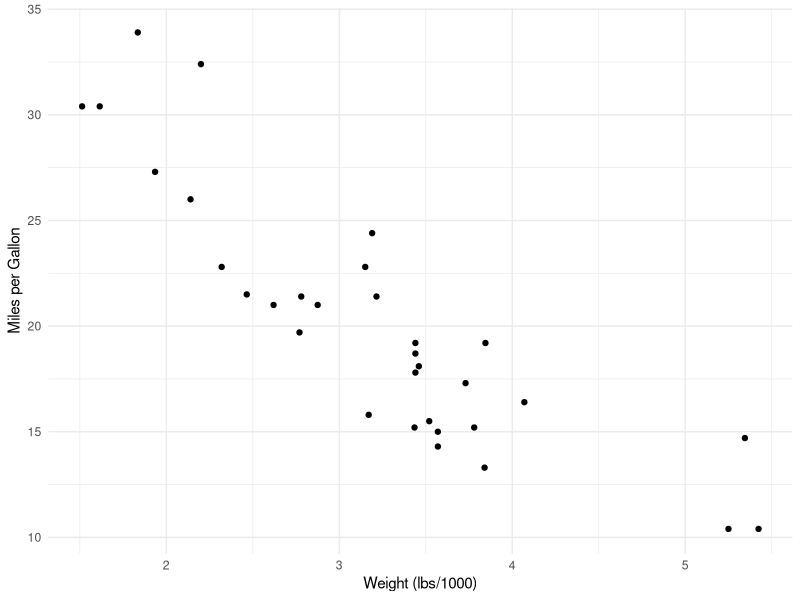
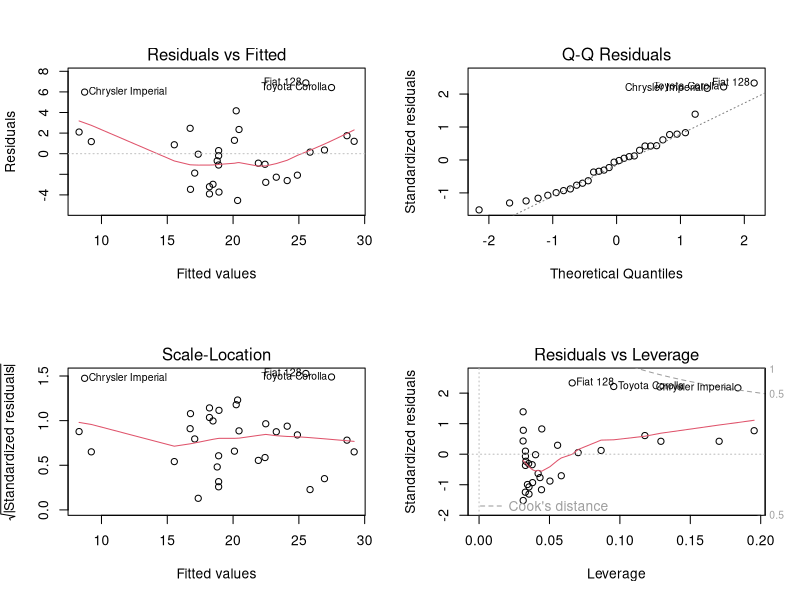
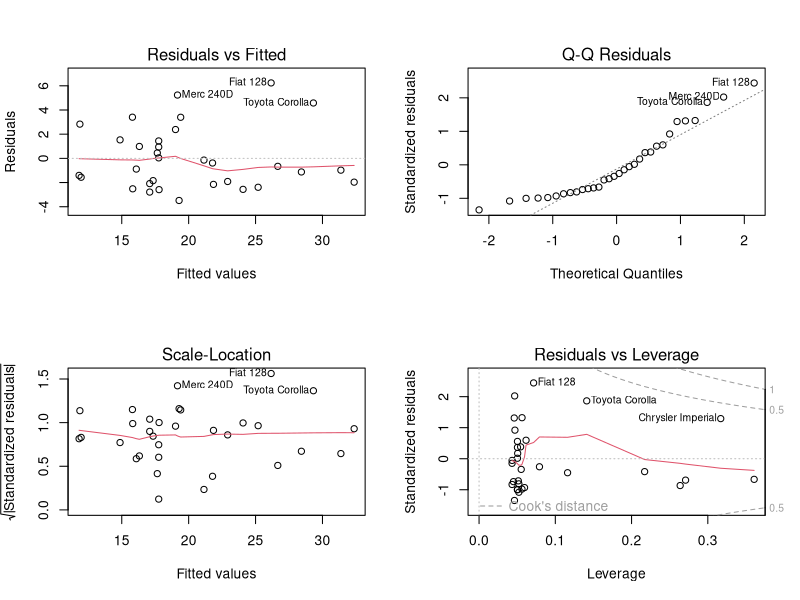
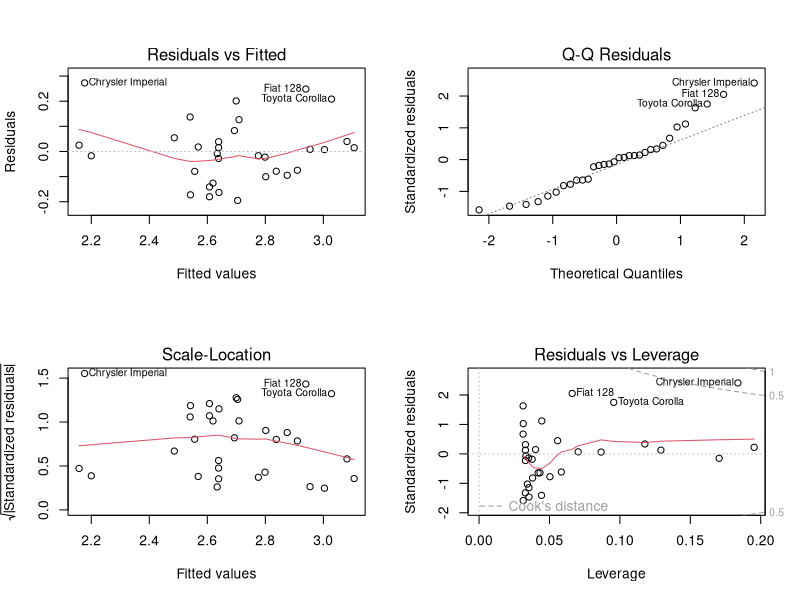
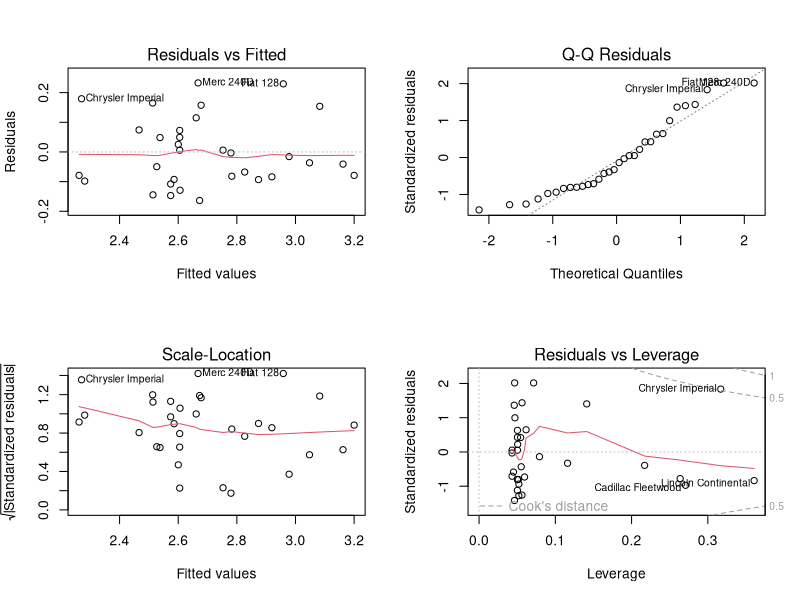
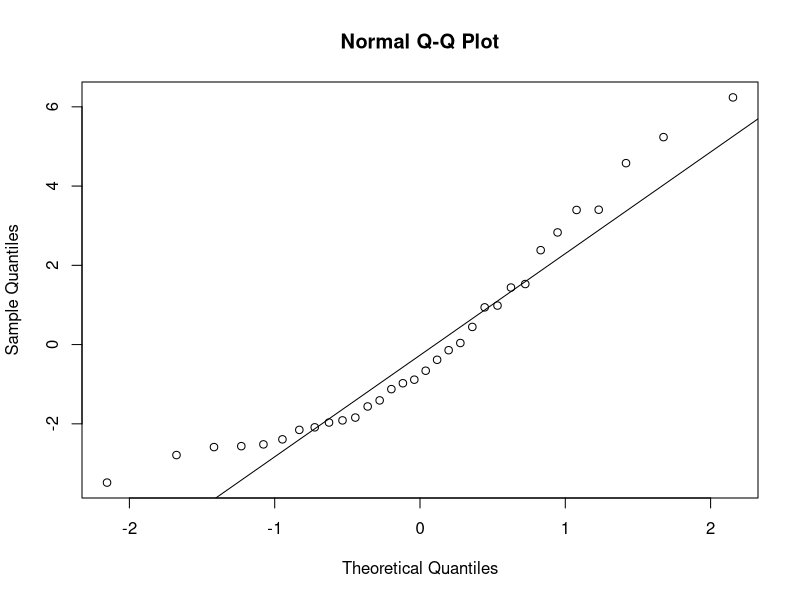
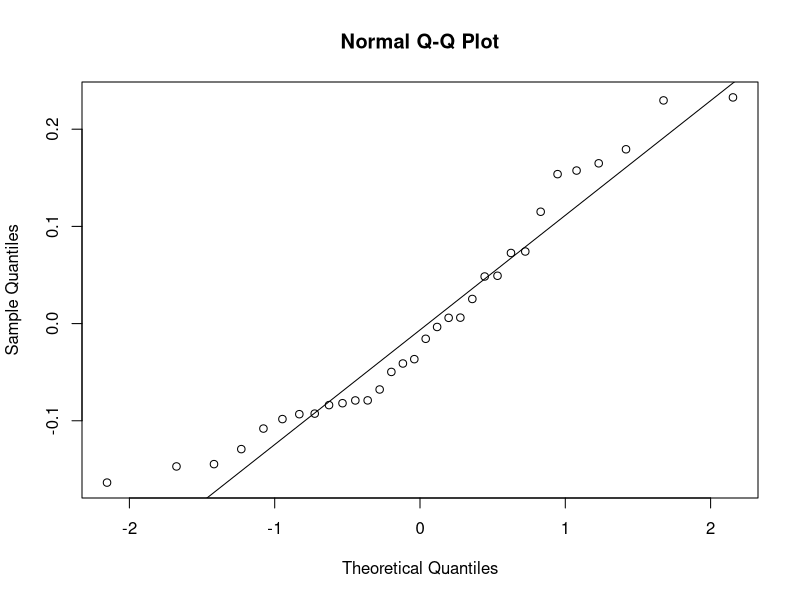
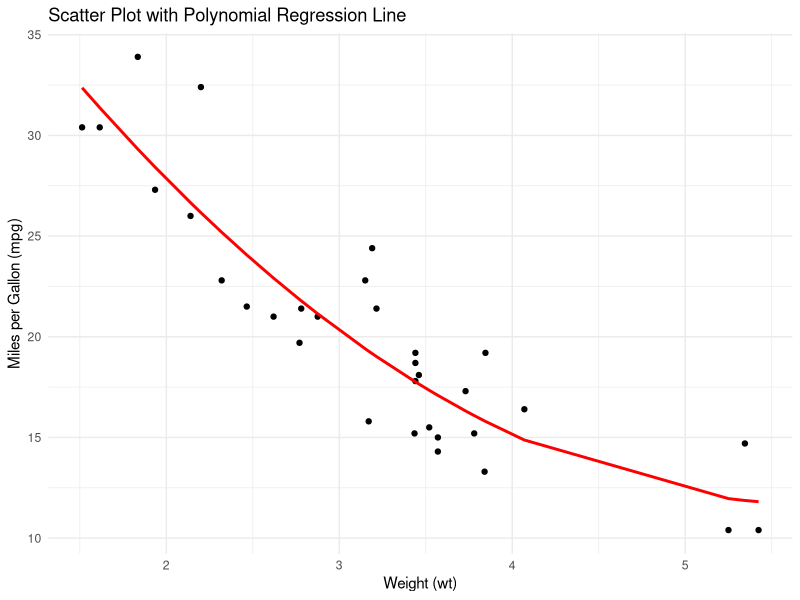

Here is the R script that generated these plots, in order:
## ---- chunk 1
# For data visualization purposes
# install.packages("ggplot2")
library(ggplot2)
## ---- chunk 2
# Load mtcars dataset
data(mtcars)
## ---- chunk 3
# Print the first few rows
head(mtcars)
## ---- chunk 4
# Scatter plot of mpg (dependent variable) vs. wt (independent variable)
ggplot(mtcars) +
  theme_minimal() +
  aes(x = wt, y = mpg) + 
  labs(x = "Weight (lbs/1000)", y = "Miles per Gallon") +
  geom_point()
## ---- chunk 5
# Function to fit and evaluate polynomial regression models
fit_poly_regression <- function(degree) { 
  #argument specifies the degree of the polynomial for the regression
  formula <- as.formula(paste("mpg ~ poly(wt, ", degree, ", raw = TRUE)")) 
  #paste concatenates the components into a single string eg:`mpg ~ poly(wt, 2)`
  #poly returns an orthogonal polynomials as default
  #(If `raw = TRUE` calculates raw polynomial instead of orthogonal polynomial)  
  #as.formula converts the constructed string into a formula object 
  lm(formula, data = mtcars) #fitting the model
}

# Fit polynomial regression models with degrees 1 to 2
model_1 <- fit_poly_regression(1)
model_2 <- fit_poly_regression(2)
## ---- chunk 6
par(mfrow = c(2, 2)) #sets graphical parameters
plot(model_1, which = c(1, 2, 3, 5))
plot(model_2, which = c(1, 2, 3, 5))
par(mfrow = c(1, 1))
## ---- chunk 7
#| echo: true
#| message: false
#| warning: false
#cube root transformation of response variable (mpg)
library(dplyr)
mtcars <- mtcars %>% mutate(mpg_cuberoot = mpg^(1/3))

#Running model after cube root transformation
fit_poly_regression_2 <- function(degree) { 
  #argument specifies the degree of the polynomial for the regression
  formula_2 <- as.formula(paste("mpg_cuberoot ~ poly(wt, ", degree, ", raw = TRUE)")) 
  #paste concatenates the components into a single string eg:`mpg ~ poly(wt, 2)`
  #poly returns an orthogonal polynomials as default
  #(If `raw = TRUE` calculates raw polynomial instead of orthogonal polynomial)  
  #as.formula converts the constructed string into a formula object 
  lm(formula_2, data = mtcars) #fitting the model
}

# Fit polynomial regression models with degrees 1 to 2
model_1_b <- fit_poly_regression_2(1)
model_2_b <- fit_poly_regression_2(2)
## ---- chunk 8
par(mfrow = c(2, 2)) #sets graphical parameters
plot(model_1_b, which = c(1, 2, 3, 5))
plot(model_2_b, which = c(1, 2, 3, 5))
par(mfrow = c(1, 1))
## ---- chunk 9

qqnorm(residuals(model_2))
qqline(residuals(model_2))


qqnorm(residuals(model_2_b))
qqline(residuals(model_2_b))
## ---- chunk 10
summary(model_2)
summary(model_2_b)
## ---- chunk 11
# Create a data frame with data points and predictions 
plot_data <- data.frame(
  wt = mtcars$wt,
  mpg = mtcars$mpg, 
  mpg_predicted = predict(model_2, newdata = mtcars)
)

# Scatter plot with the polynomial regression line
ggplot(plot_data) +
  theme_minimal() + 
  aes(x = wt, y = mpg) + 
  labs(
    title = "Scatter Plot with Polynomial Regression Line",
    x = "Weight (wt)",
    y = "Miles per Gallon (mpg)"
  ) +
  geom_point() +
  geom_line(aes(y = mpg_predicted), color = "red", size = 1)

plot_data_b <- data.frame(
  wt = mtcars$wt,
  mpg_cuberoot = mtcars$mpg_cuberoot, 
  mpg_predicted = predict(model_2_b, newdata = mtcars)
)

# Scatter plot with the polynomial regression line
ggplot(plot_data_b) +
  theme_minimal() + 
  aes(x = wt, y = mpg_cuberoot) + 
  labs(
    title = "Scatter Plot with Polynomial Regression Line (Cube transformed)",
    x = "Weight (wt)",
    y = "Cube transfomred Miles per Gallon (mpg)"
  ) +
  geom_point() +
  geom_line(aes(y = mpg_predicted), color = "red", size = 1)
